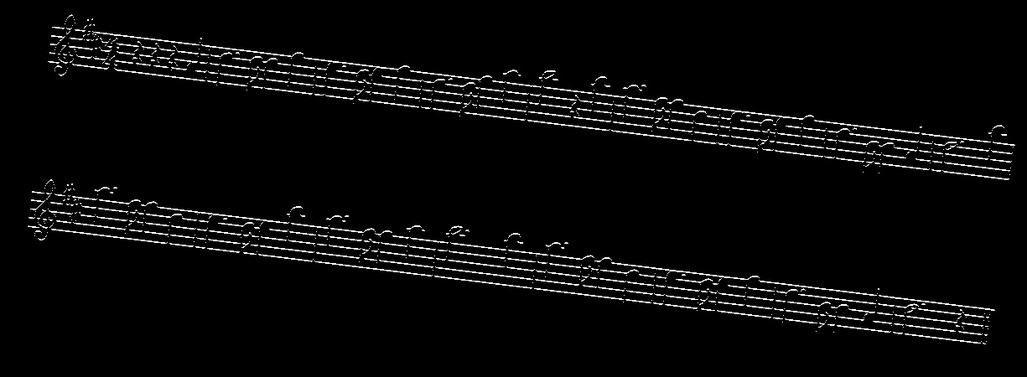
#> input picture tests/odd_rotation_angles/auld-lang-syne.jpg, 1027 x 377 px, shrunk from 1225 x 450 before the run, found by its file name
$ python remove_overlapping_rectangles.py   (older library calls are emulated)
#> lines starting #> are read from the running program, lines starting #| are printed output that depends on the picture; after the words box and inside, x2 and y2 are one past the last pixel; in counts of white or black regions, pixels touching at a corner belong together
### utils.py
# Import libraries
from random import randint
import numpy as np
import cv2
# Import modules
import symbol

train = None
train_labels = None
knn = None


# [40 lines left out: functions union, intersection, is_intersected, not called in this run]


def need_to_be_merged(rect, result):
    for res_rect in result:
        if is_intersected(rect, res_rect):
            return True
    return False


# [13 lines left out: function recursively_merge, not called in this run]


def remove_duplicates(rects):
    res = []
    for r in rects:
        if not r in res:
            res.append(r)
    return res


def symbols_in_group_sort_key(rect):
    left, top, right, bottom = Utils.get_rect_coordinates(rect)
    return left


def treble_clefs_sort_key(treble_clef):
    left, top, right, bottom = Utils.get_rect_coordinates(treble_clef)
    return top


# [7 lines left out: function is_rect_in_bounds, not called in this run]

"""
MAIN CLASS
"""


class Utils:
    # [5 lines left out: function generate_random_color, not called in this run]

    @staticmethod
    def remove_overlapping_rectangles(rects):
        rects_merged = []
        for rect in rects:
            if need_to_be_merged(rect, rects_merged):
                recursively_merge(rect, rects_merged)
            else:
                rects_merged.append(rect)
        return remove_duplicates(rects_merged)

    @staticmethod
    def get_rect_coordinates(rect_input):
        res_left = rect_input[0][0]
        res_top = rect_input[0][1]
        res_right = rect_input[1][0]
        res_bottom = rect_input[1][1]
        return res_left, res_top, res_right, res_bottom

    # [207 lines left out: functions sort_rectangles, init_knn, recognize_symbol, sort_treble_clefts, remove_other_rectangles, convert_coordinate and 3 more, not called in this run]

### tests/remove_overlapping_rectangles/remove_overlapping_rectangles.py
# Import the cv2 library
import cv2
from utils import Utils

IMAGE_1 = 'auld-lang-syne.jpg'
IMAGE_2 = 'happy-birthday.jpg'
IMAGE_3 = 'silent-night.jpg'
IMAGE_4 = 'we-wish-you-a-merry-xmas.jpg'
# Read the image you want connected components of
images_path = 'images/scores/'
music_score = IMAGE_1
origin = cv2.imread(images_path + music_score)
#> origin is the input picture: shape (377, 1027, 3); min 0, max 255, mean 9.2
src = cv2.imread(images_path + music_score, cv2.CV_8UC1)
#> src: shape (377, 1027); min 0, max 255, mean 9.2
# Threshold it so it becomes binary
ret, thresh = cv2.threshold(src, 127, 255, cv2.THRESH_BINARY_INV)
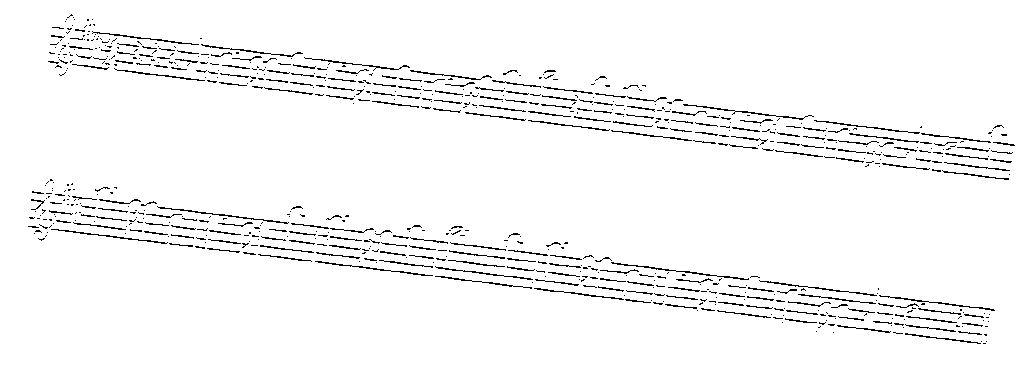
#> thresh: shape (377, 1027); 96.6% white; black in thin lines or dots, all inside (x1, y1, x2, y2) = (28, 14, 1015, 344)
# You need to choose 4 or 8 for connectivity type
connectivity = 8
# Perform the operation
output = cv2.connectedComponentsWithStats(thresh, connectivity, cv2.CV_32S)
# Get the results
# The first cell is the number of labels
num_labels = output[0]
#> num_labels = 2
print('num_labels:')
print(num_labels)
#| 2
# The second cell is the label matrix
labels = output[1]
# The third cell is the stat matrix
stats = output[2]
#> stats = [[28, 14, 987, 330, 13259], [0, 0, 1027, 377, 373920]]
# The fourth cell is the centroid matrix
centroids = output[3]
#> centroids = [[519.4, 184.2], [512.8, 188.1]]

rects_init = []
rects_result = []

for i in range(0, num_labels):
    left = stats[i, cv2.CC_STAT_LEFT]
    top = stats[i, cv2.CC_STAT_TOP]
    width = stats[i, cv2.CC_STAT_WIDTH]
    height = stats[i, cv2.CC_STAT_HEIGHT]
    right = left + width
    bottom = top + height
    # p1 = (left, top)
    # p2 = (right, bottom)
    # Need to convert the OpenCV coordinate system to Descartes coordinate system
    reversed_p1 = (left, -top)
    reversed_p2 = (right, -bottom)
    rects_init.append([reversed_p1, reversed_p2])
#> this loop made 2 passes
#> (left, top, width, height, right, bottom, reversed_p1, reversed_p2) on pass 1: (28, 14, 987, 330, 1015, 344, (28, -14), (1015, -344))
#> (left, top, width, height, right, bottom, reversed_p2) on pass 2: (0, 0, 1027, 377, 1027, 377, (1027, -377))
#> after the loop, rects_init = [[(28, -14), (1015, -344)], [(0, 0), (1027, -377)]]

# Need to remove the biggest rectangle
rects_init.pop(0)
rects_result = Utils.remove_overlapping_rectangles(rects_init)
#> the loop in remove_overlapping_rectangles, `for rect in rects:` made 1 pass
#> rect on pass 1: [(0, 0), (1027, -377)]
#> after the loop in remove_overlapping_rectangles, `for rect in rects:`: rects_merged = [[(0, 0), (1027, -377)]]
#> the loop in remove_duplicates, `for r in rects:` made 1 pass
#> rects_result = [[(0, 0), (1027, -377)]]

for rect in rects_result:
    left, top, right, bottom = Utils.get_rect_coordinates(rect)
    # p1 = (left, top)
    # p2 = (right, bottom)
    # Now need to convert the Descartes coordinate system back to the OpenCV coordinate system
    restored_p1 = (left, -top)
    restored_p2 = (right, -bottom)
    cv2.rectangle(origin, restored_p1, restored_p2, (0, 0, 255), 1, 8, 0)
#> this loop made 1 pass
#> (res_left in get_rect_coordinates, res_top in get_rect_coordinates, res_right in get_rect_coordinates, res_bottom in get_rect_coordinates, left, top, right, bottom) on pass 1: (0, 0, 1027, -377, 0, 0, 1027, -377)
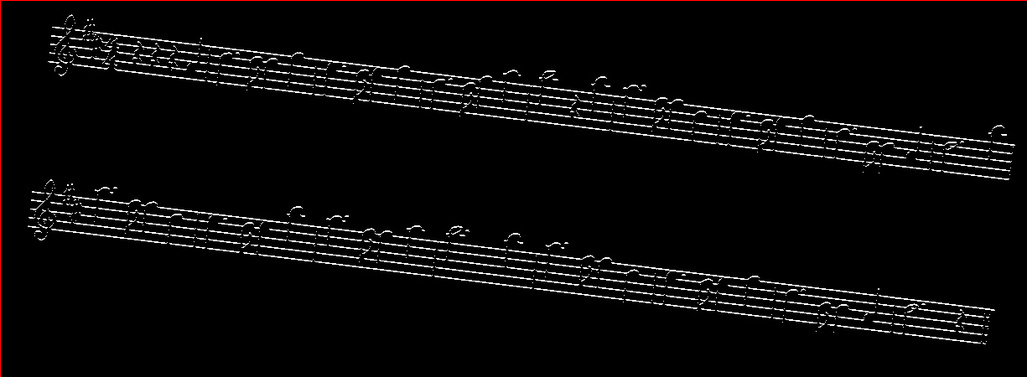
#> origin: shape (377, 1027, 3); 0.36% of pixels changed, all inside (x1, y1, x2, y2) = (0, 0, 1027, 377)

print(rects_init)
#| [[(0, 0), (1027, -377)]]
print(len(rects_init))
#| 1
print(rects_result)
#| [[(0, 0), (1027, -377)]]
print(len(rects_result))
#| 1
cv2.imshow("result", origin)
cv2.waitKey(0)

$ run again, with tests/odd_rotation_angles/happy-birthday.jpg copied over tests/odd_rotation_angles/auld-lang-syne.jpg
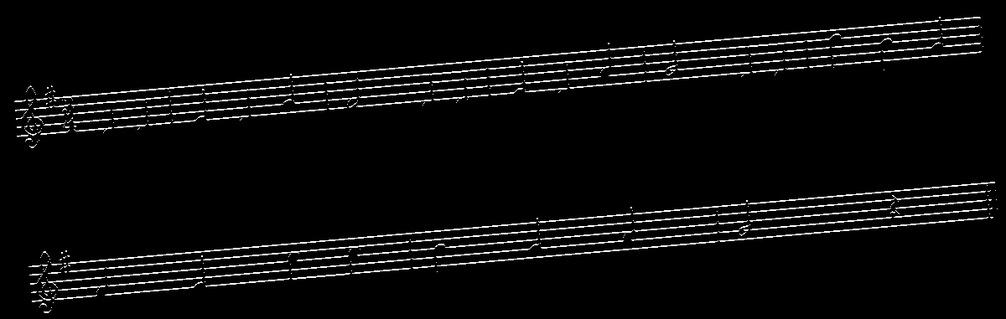
#> input picture tests/odd_rotation_angles/happy-birthday.jpg, 1006 x 319 px, shrunk from 1200 x 381 before the run, found by its file name
#> origin is the input picture: shape (319, 1006, 3); min 0, max 255, mean 11.3
#> `ret, thresh = cv2.threshold(src, 127, 255, cv2.THRESH_BINARY_INV)`:
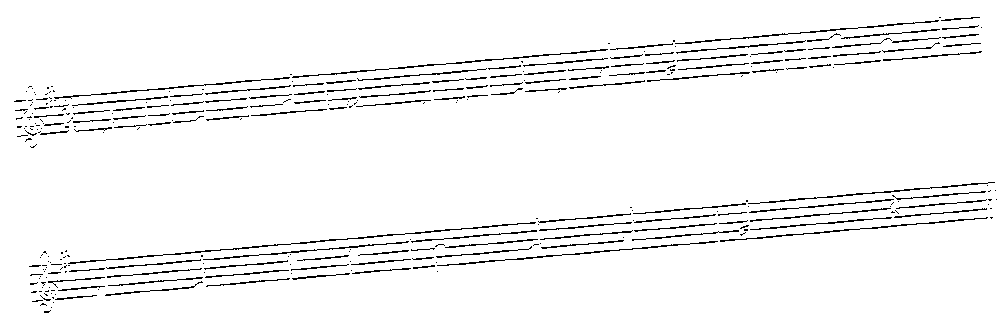
#> thresh: shape (319, 1006); 95.8% white; black in thin lines or dots
#> num_labels = 2
#| 2
#> labels: shape (319, 1006) int32; values 0 (black) and 1 (white), 95.8% white; black in thin lines or dots
#> stats = [[14, 17, 983, 296, 13606], [0, 0, 1006, 319, 307308]]
#> centroids = [[503.5, 159.3], [502.5, 159]]
#> the loop `for i in range(0, num_labels):` made 2 passes
#> (left, top, width, height, right, bottom, reversed_p1, reversed_p2) on pass 1: (14, 17, 983, 296, 997, 313, (14, -17), (997, -313))
#> after the loop `for i in range(0, num_labels):`: rects_init = [[(14, -17), (997, -313)], [(0, 0), (1006, -319)]]
#> the loop in remove_overlapping_rectangles, `for rect in rects:` made 1 pass
#> rect on pass 1: [(0, 0), (1006, -319)]
#> after the loop in remove_overlapping_rectangles, `for rect in rects:`: rects_merged = [[(0, 0), (1006, -319)]]
#> the loop in remove_duplicates, `for r in rects:` made 1 pass
#> the loop `for rect in rects_result:` made 1 pass
#> (res_left in get_rect_coordinates, res_top in get_rect_coordinates, res_right in get_rect_coordinates, res_bottom in get_rect_coordinates, left, top, right, bottom) on pass 1: (0, 0, 1006, -319, 0, 0, 1006, -319)
#> after the loop `for rect in rects_result:`:
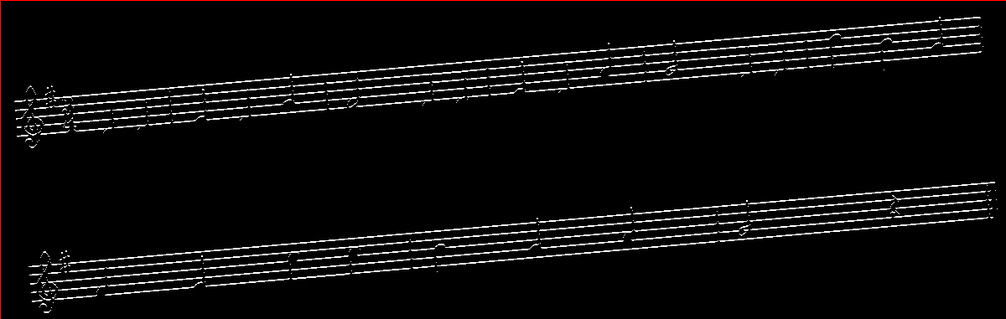
#> origin: shape (319, 1006, 3); 0.41% of pixels changed, all inside (x1, y1, x2, y2) = (0, 0, 1006, 319)
#| [[(0, 0), (1006, -319)]]
#| 1
#| [[(0, 0), (1006, -319)]]
#| 1

$ run again, with tests/odd_rotation_angles/silent-night.jpg copied over tests/odd_rotation_angles/auld-lang-syne.jpg
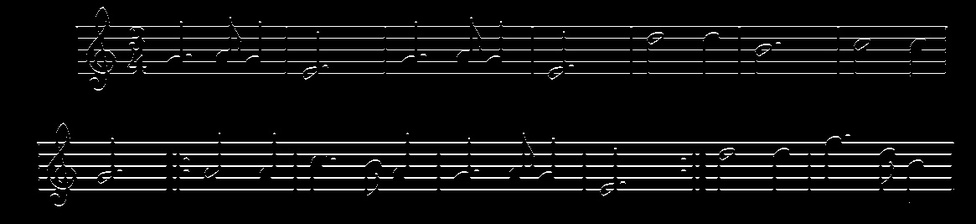
#> input picture tests/odd_rotation_angles/silent-night.jpg, 976 x 224 px, shrunk from 1165 x 267 before the run, found by its file name
#> origin is the input picture: shape (224, 976, 3); min 0, max 255, mean 13.9
#> `ret, thresh = cv2.threshold(src, 127, 255, cv2.THRESH_BINARY_INV)`:
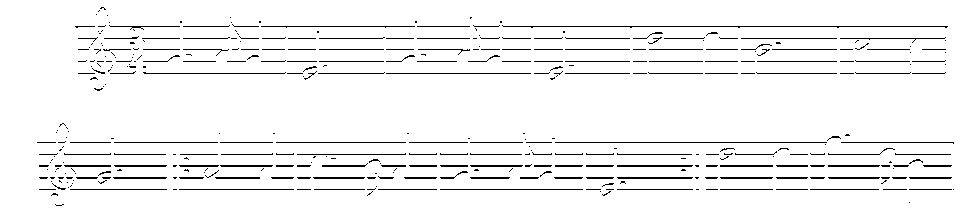
#> thresh: shape (224, 976); 95.2% white; black in thin lines or dots, all inside (x1, y1, x2, y2) = (37, 7, 954, 206)
#> num_labels = 2
#| 2
#> stats = [[37, 7, 917, 199, 10573], [0, 0, 976, 224, 208051]]
#> centroids = [[498.6, 116.8], [486.9, 111.2]]
#> the loop `for i in range(0, num_labels):` made 2 passes
#> (left, top, width, height, right, bottom, reversed_p1, reversed_p2) on pass 1: (37, 7, 917, 199, 954, 206, (37, -7), (954, -206))
#> after the loop `for i in range(0, num_labels):`: rects_init = [[(37, -7), (954, -206)], [(0, 0), (976, -224)]]
#> the loop in remove_overlapping_rectangles, `for rect in rects:` made 1 pass
#> rect on pass 1: [(0, 0), (976, -224)]
#> after the loop in remove_overlapping_rectangles, `for rect in rects:`: rects_merged = [[(0, 0), (976, -224)]]
#> the loop in remove_duplicates, `for r in rects:` made 1 pass
#> the loop `for rect in rects_result:` made 1 pass
#> (res_left in get_rect_coordinates, res_top in get_rect_coordinates, res_right in get_rect_coordinates, res_bottom in get_rect_coordinates, left, top, right, bottom) on pass 1: (0, 0, 976, -224, 0, 0, 976, -224)
#> after the loop `for rect in rects_result:`:
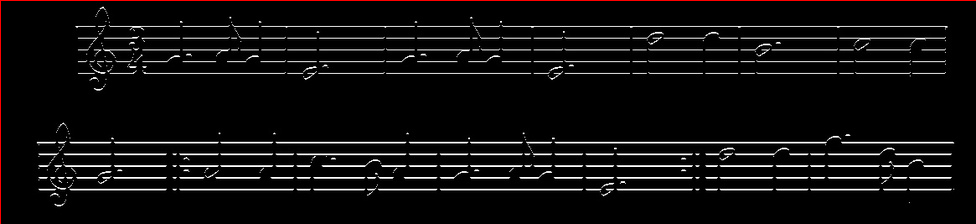
#> origin: shape (224, 976, 3); 0.55% of pixels changed, all inside (x1, y1, x2, y2) = (0, 0, 976, 224)
#| [[(0, 0), (976, -224)]]
#| 1
#| [[(0, 0), (976, -224)]]
#| 1
